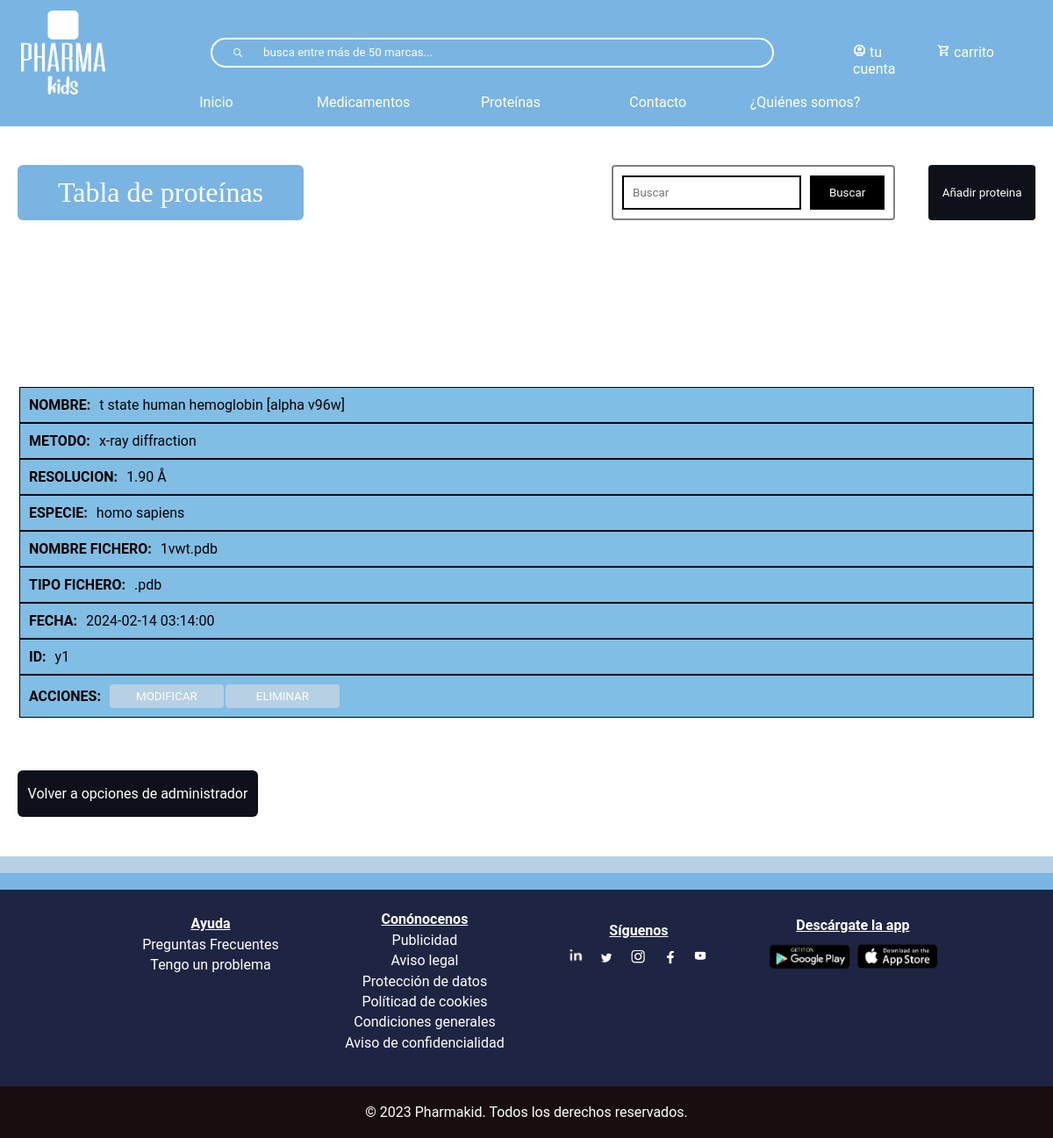
The page /tablaProteinas.php on the database as committed earlier.
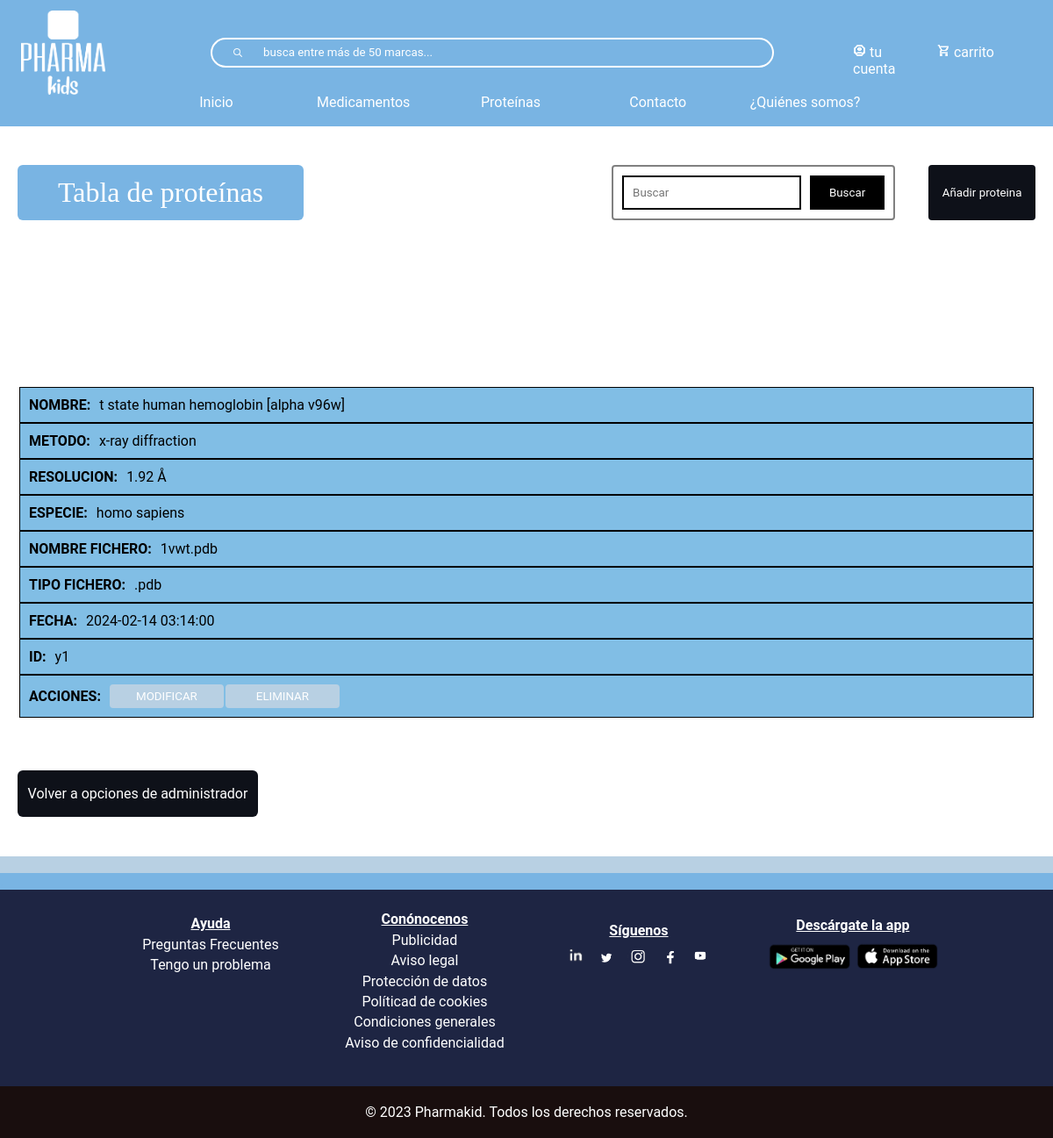
The same page on the database as committed later.
### tables this page shows
CREATE TABLE `proteina` (
  `especie` varchar(150) NOT NULL,
  `metodo` varchar(100) NOT NULL,
  `resolucion` varchar(20) NOT NULL,
  `nombre` varchar(150) NOT NULL,
  `id` varchar(10) NOT NULL,
  `nombreFichero` varchar(75) NOT NULL,
  `tipoFichero` varchar(20) NOT NULL,
  `fecha` datetime NOT NULL
);

### tablaProteinas.php (the view, shortened to what this page needs)
<?php
include_once("bbdd/connexionBaseDeDatos.php");
?>
<!DOCTYPE html>
<html lang="en">
<head>
    <link rel="stylesheet" type="text/css" href="css/index.css" >
    <link rel="stylesheet" type="text/css" href="css/headerBlue.css" >
    <link rel="stylesheet" type="text/css" href="css/footerBlue.css" >
    <link rel="stylesheet" type="text/css" href="css/tablas.css" >
</head>
<body>
<?php require("footerHeader/header.php")?>
    <div id="divTablaProteina">
<div class="contenedor-botones">
<h1>Tabla de proteínas</h1>
<div class="conjunto-buscar-anadir">
    <form action="buscar-proteina.php" class="form-busqueda" method="get" name="formu">
                <div  class="botones-filtrar" style='display:flex'>
                    <input class="input-busqueda" name='busqueda' type="text" placeholder="Buscar"/>
                    <input class="btn-busqueda-proteina" type="submit" value="Buscar"/>
                </div>
    </form>
    <button id="anadirButton" >Añadir proteina</button>
</div>
</div>
    <?php
    $sql= mysqli_query($conexion, "SELECT * FROM proteina ORDER BY nombre");
    $resultado = mysqli_num_rows($sql);
    if ($resultado > 0){
        echo "
            <table id='tabla_proteina'>
                <thead>
                    <tr>
                        <th>NOMBRE</th>
                        <th>METODO</th>
                        <th>RESOLUCION</th>
                        <th>ESPECIE</th>
                        <th>NOMBRE DE FICHERO</th>
                        <th>TIPOS DE FICHERO</th>
                        <th>FECHA</th>
                        <th>ID</th>
                        <th>ACCIONES</th>
                    </tr>
                <thead>
                <tbody class='clase_tbody'>
        ";
        while($row = mysqli_fetch_assoc($sql)){
            $nombre = $row["nombre"];
            $metodo = $row["metodo"];
            $resolucion= $row["resolucion"];
            $especie = $row["especie"];
            $nombreFichero = $row["nombreFichero"];
            $tipoFichero = $row["tipoFichero"];
            $fecha = $row["fecha"];
            $id = $row['id'];
            echo "
            <tr>
                <td titulo='NOMBRE:'>$nombre</td>
                <td titulo='METODO:'>$metodo</td>
                <td titulo='RESOLUCION:'>$resolucion</td>
                <td titulo='ESPECIE:'>$especie</td>
                <td titulo='NOMBRE FICHERO:'>$nombreFichero</td>
                <td titulo='TIPO FICHERO:'>$tipoFichero</td>
                <td titulo='FECHA:'>$fecha</td>
                <td titulo='ID:'>$id</td>
                <td titulo='ACCIONES:' class='td-btn'>
                <button class='modificar'>MODIFICAR</button>
                <button class='eliminar'>ELIMINAR</button>
                </td>
            </tr>
            ";
        }
        echo "</tbody>";
    }
    else
{
    echo "<h3 style='text-align:-webkit-center'>No encontrado</h3>";
}
    ?>
    </table>
    <a href="administrador.php">Volver a opciones de administrador</a>
</div>
<?php require("footerHeader/footer.php")?>
</body>
</html>

Rows that differ between the two databases and show on the page:
changed proteina "t state human hemoglobin [alpha v96w]": resolucion "1.90 Å" → "1.92 Å"
